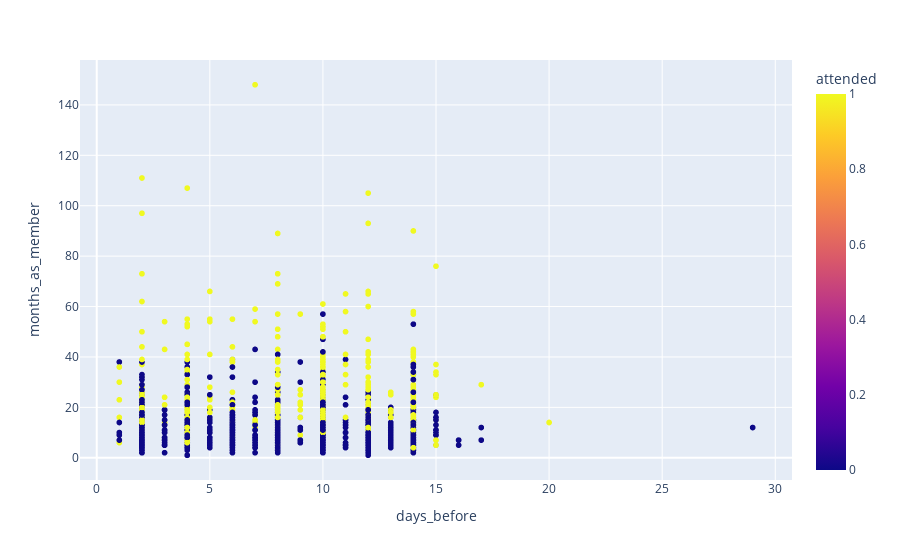

The notebook cell this image was saved under:
### Code cell
fig = px.scatter(data_frame=data, x=data.days_before, y=data.months_as_member, color=data.attended)
fig.show()

### Figure 1 — Plotly figure (JSON) as saved in the notebook; plotly's stock layout.template omitted (floating-point values rounded to 4 significant figures; data arrays with more than 128 entries replaced by an {"elided": "..."} marker saying what was removed)
{"data": [{"hovertemplate": "days_before=%{x}<br>months_as_member=%{y}<br>attended=%{marker.color}<extra></extra>", "legendgroup": "", "marker": {"color": {"elided": "1500 int values"}, "coloraxis": "coloraxis", "symbol": "circle"}, "mode": "markers", "name": "", "showlegend": false, "type": "scattergl", "x": {"elided": "1500 int values"}, "xaxis": "x", "y": {"elided": "1500 int values"}, "yaxis": "y"}], "layout": {"coloraxis": {"colorbar": {"title": {"text": "attended"}}, "colorscale": [[0, "#0d0887"], [0.1111, "#46039f"], [0.2222, "#7201a8"], [0.3333, "#9c179e"], [0.4444, "#bd3786"], [0.5556, "#d8576b"], [0.6667, "#ed7953"], [0.7778, "#fb9f3a"], [0.8889, "#fdca26"], [1, "#f0f921"]]}, "legend": {"tracegroupgap": 0}, "margin": {"t": 60}, "xaxis": {"anchor": "y", "domain": [0, 1], "title": {"text": "days_before"}}, "yaxis": {"anchor": "x", "domain": [0, 1], "title": {"text": "months_as_member"}}}}
